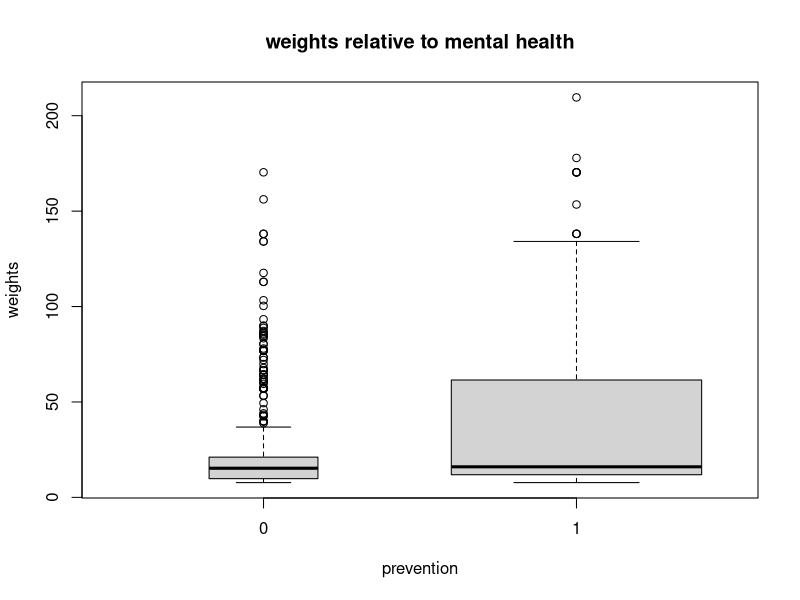

Recreate this plot in R. (Note: this script raises an error after producing the figure.)
## ---- chunk 1
knitr::opts_chunk$set(echo = TRUE)
library(dplyr)
library(ggplot2)
## ---- chunk 2
school<-read.csv("school.csv", header= TRUE, stringsAsFactors = FALSE)
school$schid
summary(school$c0264)
table(school$c0264)
unique(school$ic0264)



data<-select(school,schid,vioinc08,c0174,c0176,c0178,c0180, c0264, finalwgt,strata)
colnames(data) = c("school_id", "num_vioninc", "prevention_train", "modification", "counseling", "mentor","train_drug","final_wt", "strata")
summary(data$modification)

data$prevention_train[data$prevention_train == 2]<-0
data$modification[data$modification == 2]<-0
data$counseling[data$counseling==2]<-0
data$mentor[data$mentor == 2] <- 0

summary(data)
nrow(data)
head(data)
data$final_wt
boxplot(final_wt~prevention_train,data=data,col="lightgray",varwidth=TRUE, main="weights relative to mental health",xlab="prevention",ylab="weights")

## ---- chunk 3
dstrat <- svydesign(id = ~1, strata = ~strata, weights = ~final_wt, data = data,nest=T)
summary(dstrat)
svyboxplot( num_vioninc~prevention_train, dstrat, all.outliers = TRUE)
subdata<-subset(data,strata>200&strata<400)
dstrat2<-svydesign(id = ~1, strata = ~strata, weights = ~final_wt, data = subdata)
data$school_id



